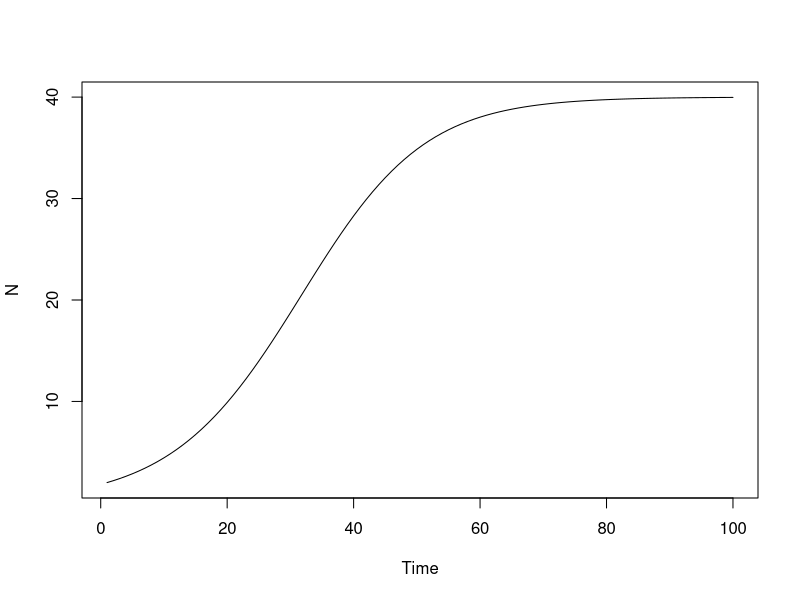
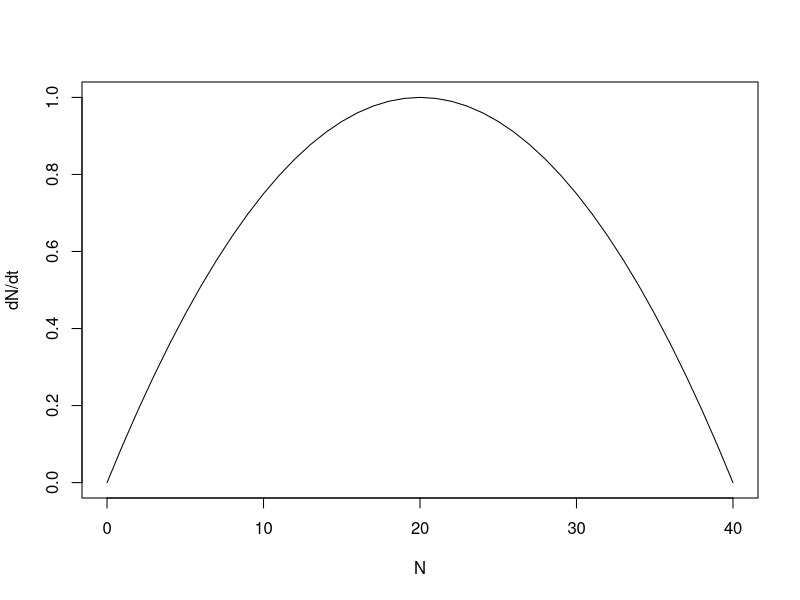
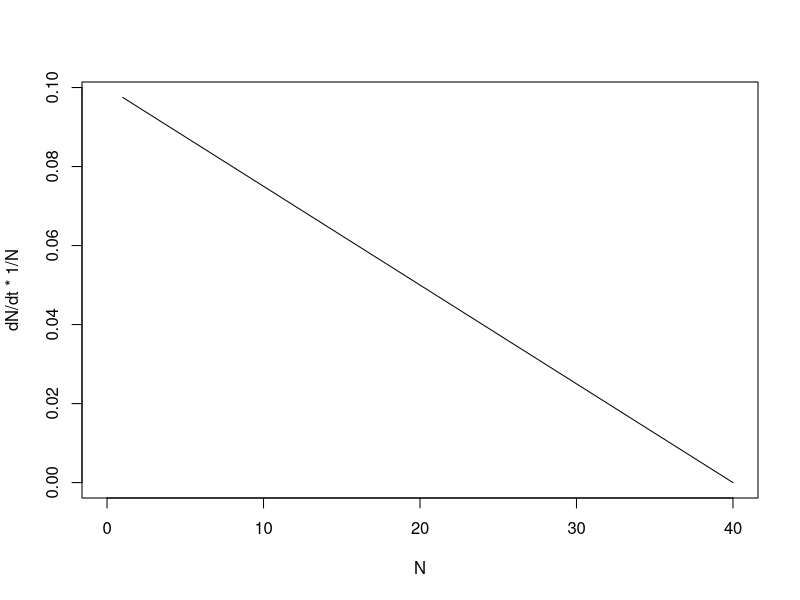
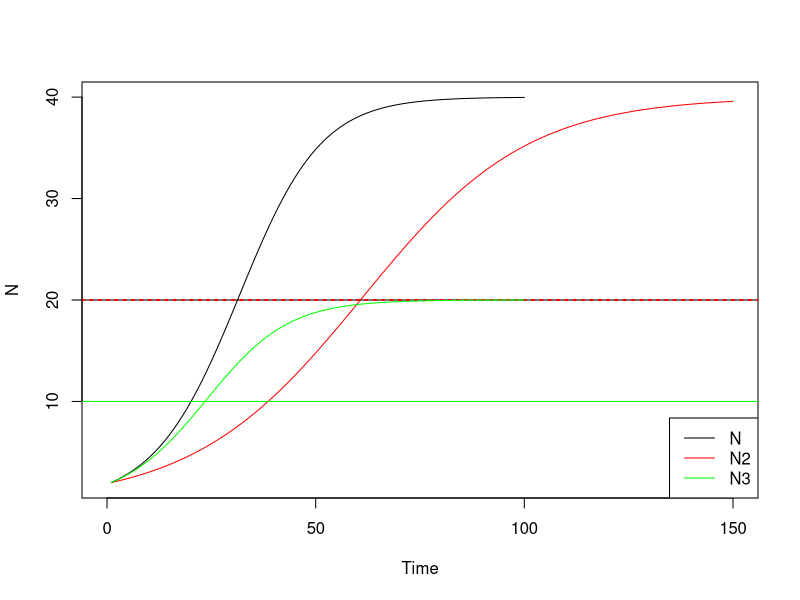
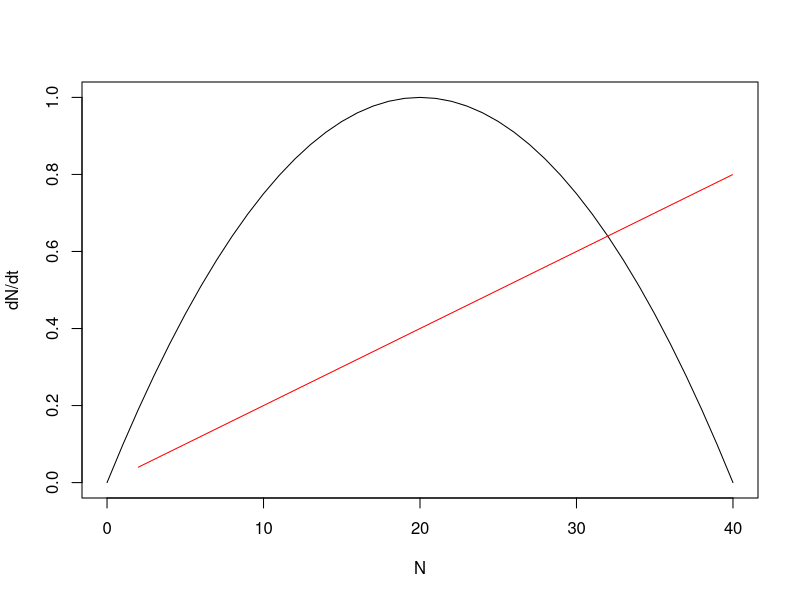
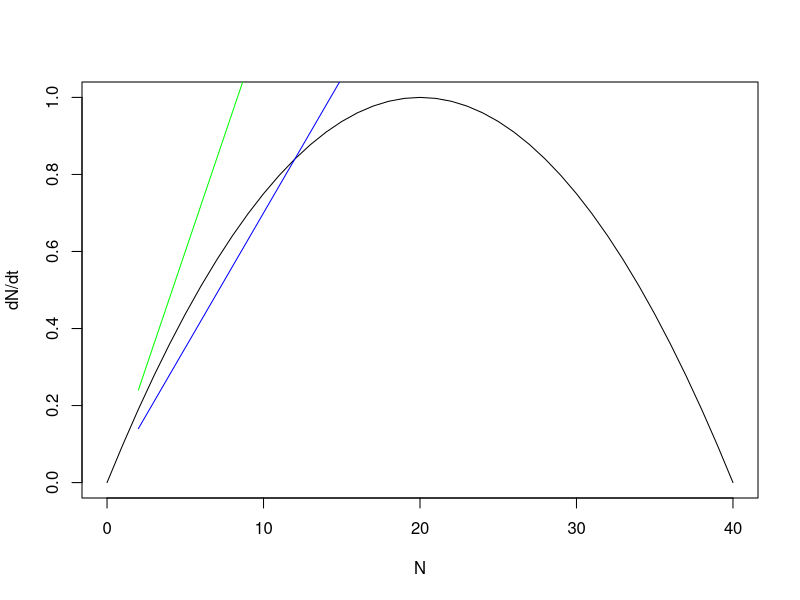
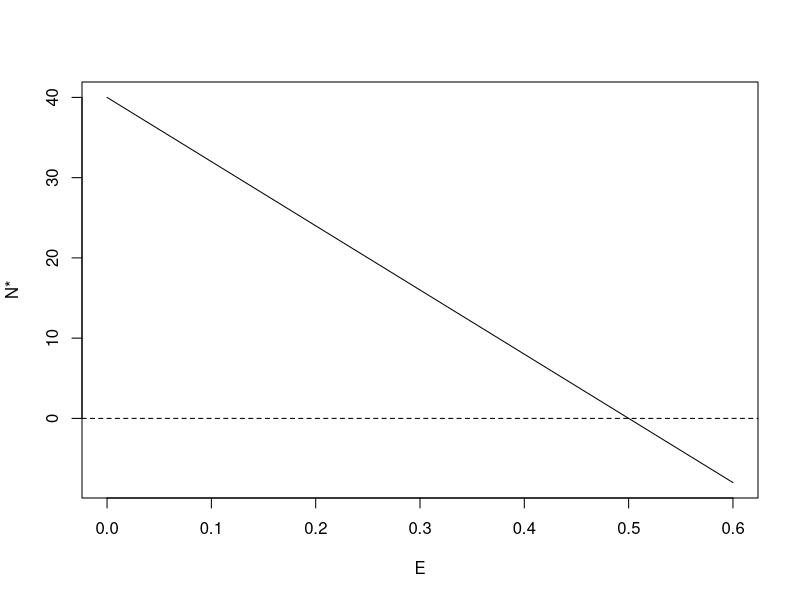
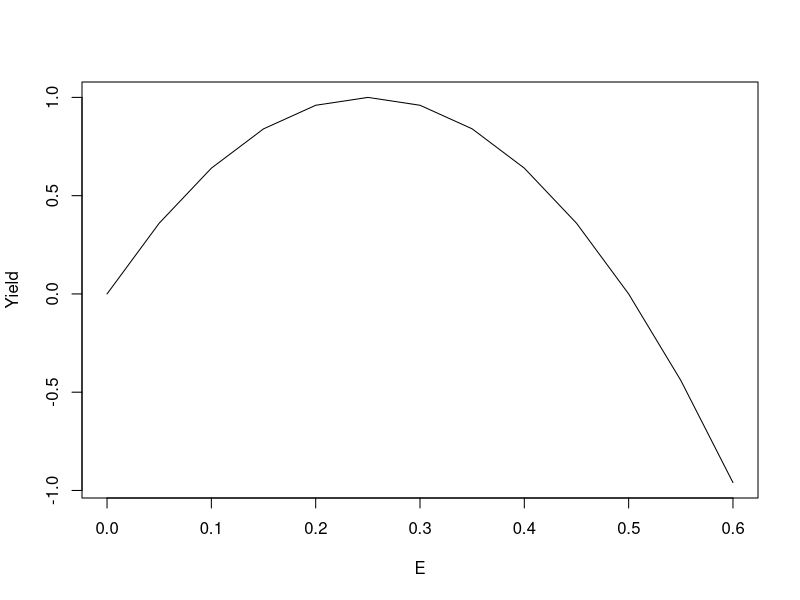

Write R code to recreate these figures, in order.
## ---- chunk 1
knitr::opts_chunk$set(echo = TRUE)
## ---- chunk 2
# Two parameters govern the dynamics of the population: the growth rate (r) and  
# the carrying capacity (K). 
# We assume arbitrary values, it does not really matter here.
r <- 0.1
K <- 40

# We also need to set the initial population density and the time range 
N_ini <- 2
t <- 100

# Now we can calculate the density at the next time step!
N2 <- r * N_ini * (1-(N_ini/K)) + N_ini
N3 <- r * N2 * (1-(N2/K)) + N2
#... etc
## ---- chunk 3
#for (each of these values) {
#    do the commands between the curly brackets
#}
## ---- chunk 4
vec <- seq(1, 20, 1)
vec
vec[3] # the third element in vec is 3
## ---- chunk 5
# Create an empty vector to store the values in
N <- rep(NA, t) # this repeats the value NA t times
N[1] <- N_ini   # Set element number 1 to N_ini

for (i in 2:t) { # this performs the calculation (the model) in the loop from 2 to t, i is the current value
  N[i] <- r * N[i-1] * (1-(N[i - 1]/K)) + N[i-1]
}

N # look at what now is stored in N
## ---- chunk 6
# Plot how population abundance change over time
plot(x = 1:t, y = N, xlab = "Time", ylab = "N", type = "l")
## ---- chunk 7
## We can start by creating a vector of N-values (ranging from 0 to carrying capacity):
N_vec <- seq(from = 0, to = K, by = 1)
N_vec

## Population growth rate
growth_pop <- r * N_vec * (1-(N_vec/K))

# Plot how population growth rate varies with population density
plot(growth_pop ~ N_vec, xlab = "N", ylab = "dN/dt", type = "l")
## ---- chunk 8
## Per capita growth rate
growth_cap <- growth_pop / N_vec

# Plot how per capita growth rate varies with population density
plot(growth_cap ~ N_vec, xlab = "N", ylab = "dN/dt * 1/N", type = "l")
## ---- chunk 9
# Create a new vector with r being half as large
N2 <- rep(NA, t)
N2[1] <- N_ini
for (i in 2:150) {
N2[i] <- (r/2) * N2[i-1] * (1-(N2[i - 1]/K)) + N2[i-1]
}

# Create a new vector with K being half as large
N3 <- rep(NA, t)
N3[1] <- N_ini
for (i in 2:t) {
N3[i] <- r * N3[i-1] * (1-(N3[i - 1]/(K/2))) + N3[i-1]
}

# To plot population abundance change over time: Plot the original plot and add the two lines by the command “lines”. Note that we have change the scale on the x axis to capture the asymptote for N2:
plot(y = N, x = 1:t, xlab = "Time", ylab = "N", type = "l", xlim =c(0,150) )
abline(h = K/2, lwd=1)
lines(y = N2, x = 1:150, col="red")
abline(h = K/2, lty=3, lwd=2, col="red")
lines(y = N3, x = 1:t, col="green")
abline(h = K/2/2, col="green")
legend("bottomright", legend=c("N", "N2", "N3"),
       col=c("black","red", "green"), lty=1)
## ---- chunk 10
plot(growth_pop ~ N_vec, xlab = "N", ylab = "dN/dt", type = "l")
q <- 0.2
E <- 0.1
lines(q*E*N ~ N, col="red")
## ---- chunk 11
plot(growth_pop ~ N_vec, xlab = "N", ylab = "dN/dt", type = "l")
q <- 0.2
E <- 0.35
lines(q*E*N ~ N, col="blue") # Stability of the equilibrium is the same!

## Try even higher Effort:
E <- 0.6
lines(q*E*N ~ N, col="green")
## ---- chunk 12
E <- seq(from = 0, to = 0.6, by = 0.05)
N_eq <- (1 - q*E/r)*K

plot(N_eq ~ E, type = "l", xlab = "E", ylab = "N*")
abline(a = 0, b = 0, lty = 2)
## ---- chunk 13
Y <- q*E*(K*(1 - q*E/r))
plot(Y ~ E, type = "l", xlab = "E", ylab = "Yield")#, ylim = c(0, 1))
## ---- chunk 14
## Testing different r and K values for yield~effort plot
## Basically, below we recreate the last two figures while varying r and K by scaling 
## them with 0.5 and 2! ** Note, it is generally not very good practice to overwrite 
## objects like below, but at the same time creating new objects with slightly different 
## names is not perfect either. Both methods are quite error prone for different reasons,
## and we can discuss other more safe options!
q <- 0.2
E <- seq(from = 0, to = 0.6, by = 0.05)
K <- 40
r <- 0.1

Y <- q*E*(K*(1 - q*E/r))
plot(Y ~ E, type = "l", xlab = "E", ylab = "Yield", ylim = c(0, 2.5))

Y <- q*E*(K*(1 - q*E/(r*0.5)))
lines(Y ~ E, type = "l", xlab = "E", ylab = "Yield", ylim = c(0, 1), col = "blue")

Y <- q*E*(K*(1 - q*E/(r*2)))
lines(Y ~ E, type = "l", xlab = "E", ylab = "Yield", ylim = c(0, 1), col = "blue", lty = 2)

Y <- q*E*((K*0.5)*(1 - q*E/r))
lines(Y ~ E, type = "l", xlab = "E", ylab = "Yield", ylim = c(0, 1), col = "red")

Y <- q*E*((K*2)*(1 - q*E/r))
lines(Y ~ E, type = "l", xlab = "E", ylab = "Yield", ylim = c(0, 1), col = "red", lty = 2)

legend("topleft", 
       c("default: r=0.1, K=40", 
         "r=0.05, K=40", 
         "r=0.2, K=40",
         "r=0.1, K=20",
         "r=0.1, K=80"),
       lty = c(1,1,2,1,2),
       col = c("black", "blue", "blue", "red", "red"),
       bty = "n")

## Testing different r and K values for N*~effort plot
E <- seq(from = 0, to = 0.6, by = 0.05)
N_eq <- (1 - q*E/r)*K
plot(N_eq ~ E, type = "l", xlab = "E", ylab = "N*")
abline(a = 0, b = 0, lty = 2)

N_eq <- (1 - q*E/(r*0.5))*K
lines(N_eq ~ E, type = "l", xlab = "E", ylab = "N*", col = "blue")

N_eq <- (1 - q*E/(r*2))*K
lines(N_eq ~ E, type = "l", xlab = "E", ylab = "N*", lty = 2, col = "blue")

N_eq <- (1 - q*E/(r))*K*0.5
lines(N_eq ~ E, type = "l", xlab = "E", ylab = "N*", col = "red")

N_eq <- (1 - q*E/(r))*K*2
lines(N_eq ~ E, type = "l", xlab = "E", ylab = "N*", lty = 2, col = "red")

legend("topright", 
       c("default: r=0.1, K=40", 
         "r=0.05, K=40", 
         "r=0.2, K=40",
         "r=0.1, K=20",
         "r=0.1, K=80"),
       lty = c(1,1,2,1,2),
       col = c("black", "blue", "blue", "red", "red"),
       bty = "n")
## ---- chunk 15
## Introduce the parameter K_0
K_0 <- 10

## Population-level growth rate
G <- r * N_vec * ((N_vec/K_0)-1) * (1-(N_vec/K))

plot(G ~ N_vec, type = "l", xlab = "N", ylab = "dN/dt")
abline(a = 0, b = 0, lty = 2)

## Per capita growth
plot(G/N_vec ~ N_vec, type = "l", xlab = "N", ylab = "dN/dt*1/N", ylim = c(0, 0.06))
## ---- chunk 16
qE <- r*((N_vec/K_0)-1)*(1-N_vec/K)

plot(N_vec ~ qE, type = "l", xlab = "E", ylab = "N*", xlim = c(0, 0.06))
abline(a = 25, b = 0, col = "red")
## ---- chunk 17
## Yield ~ E
plot(qE*N_vec ~ qE, type = "l", xlab = "E", ylab = "Yield", xlim = c(0, 0.06))
abline(a = 0, b = 25, col = "red")
